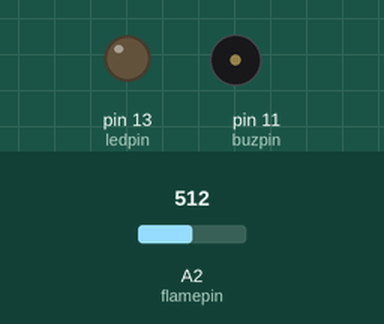
Simulated run of this sketch. Board: Arduino Uno, built with avr-gcc and run on an emulated ATmega328P. Parts: output pins drawn as LEDs (lit = HIGH), buzzer (waves = sounding). The test bench sets the inputs (shaded band); at power-on: A2 (flamepin) = 512.

Above: at 1.2 s.
1.3 s: A2 (flamepin) set to 212
2.8 s: A2 (flamepin) set to 189
At 3.2 s:
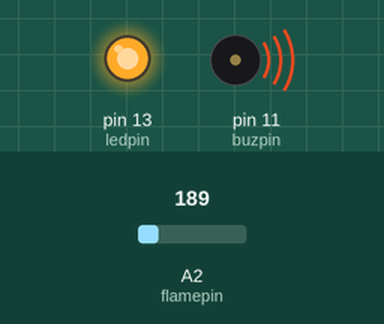
4.3 s: A2 (flamepin) set to 210
At 6.0 s:
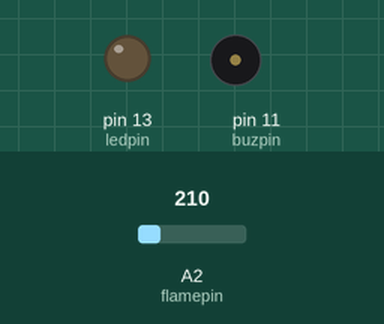
6.3 s: A2 (flamepin) set to 190
At 7.1 s:
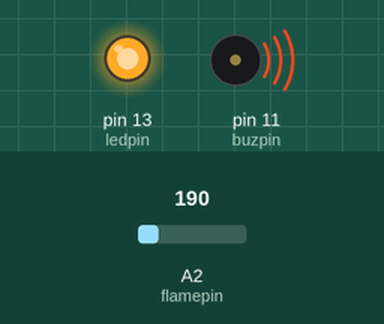
Timing chart, 0 to 8.8 s (numbered marks = the images above; inputs shaded):
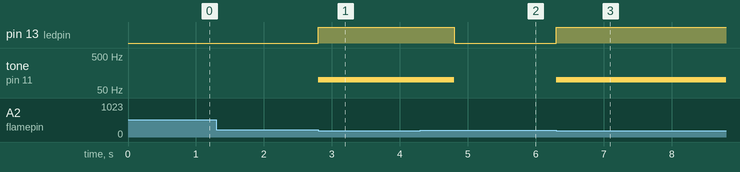

The sketch:

flamesensor.ino
```cpp
const int ledpin = 13;
const int flamepin = A2;
const int buzpin = 11;
const int threshold = 200;
int flamesensevalue = 0;

void setup() {
  Serial.begin(9600);
  pinMode(ledpin, OUTPUT);
  pinMode(flamepin, INPUT);
  pinMode(buzpin, OUTPUT);
}

void loop() {
  flamesensevalue = analogRead(flamepin);
  if (flamesensevalue <= threshold) {
    digitalWrite(ledpin, HIGH);
    tone(buzpin, 100);
    delay(1000); // Added semicolon to end the statement
  } else {
    digitalWrite(ledpin, LOW);
    noTone(buzpin);
  }
}
```

Measured:
- the behaviour switches between 201 and 200 on A2 (flamepin) (found by bisection; images 0 and 1)
- after the input at 1.3 s, every drawn part: stays the same
- after the input at 2.8 s, pin 13 (ledpin): LOW → HIGH at once; tone on pin 11 (buzpin): silent → 100 Hz at once
- after the input at 4.3 s, pin 13 (ledpin): HIGH → LOW after 0.50 s; tone on pin 11 (buzpin): 100 Hz → silent after 0.50 s
- after the input at 6.3 s, pin 13 (ledpin): LOW → HIGH at once; tone on pin 11 (buzpin): silent → 100 Hz at once
